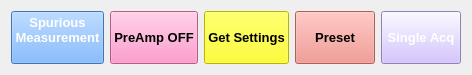
  <widget class="QWidget" name="layoutWidget">
   <property name="geometry">
    <rect>
     <x>120</x>
     <y>620</y>
     <width>449</width>
     <height>58</height>
    </rect>
   </property>
   <layout class="QGridLayout" name="gridLayout_19">
    <item row="0" column="0">
     <widget class="QPushButton" name="PB_Spuros_Meas">
      <property name="font">
       <font>
        <family>Arial</family>
        <pointsize>10</pointsize>
        <weight>75</weight>
        <bold>true</bold>
       </font>
      </property>
      <property name="styleSheet">
       <string notr="true">background-color: rgb(94, 164, 255);
color: rgb(255, 255, 255);</string>
      </property>
      <property name="text">
       <string>Spurious
Measurement
</string>
      </property>
     </widget>
    </item>
    <item row="0" column="1">
     <widget class="QPushButton" name="PB_PreAmp_Off">
      <property name="maximumSize">
       <size>
        <width>94</width>
        <height>56</height>
       </size>
      </property>
      <property name="font">
       <font>
        <family>Arial</family>
        <pointsize>10</pointsize>
        <weight>75</weight>
        <bold>true</bold>
       </font>
      </property>
      <property name="styleSheet">
       <string notr="true">background-color: rgb(255, 128, 190);
</string>
      </property>
      <property name="text">
       <string>PreAmp OFF</string>
      </property>
     </widget>
    </item>
    <item row="0" column="2">
     <widget class="QPushButton" name="PB_Settings">
      <property name="maximumSize">
       <size>
        <width>94</width>
        <height>56</height>
       </size>
      </property>
      <property name="font">
       <font>
        <family>Arial</family>
        <pointsize>10</pointsize>
        <weight>75</weight>
        <bold>true</bold>
       </font>
      </property>
      <property name="styleSheet">
       <string notr="true">background-color: rgb(255, 255, 0);</string>
      </property>
      <property name="text">
       <string>Get Settings</string>
      </property>
     </widget>
    </item>
    <item row="0" column="3">
     <widget class="QPushButton" name="PB_Preset">
      <property name="maximumSize">
       <size>
        <width>94</width>
        <height>56</height>
       </size>
      </property>
      <property name="font">
       <font>
        <family>Arial</family>
        <pointsize>10</pointsize>
        <weight>75</weight>
        <bold>true</bold>
       </font>
      </property>
      <property name="styleSheet">
       <string notr="true">background-color: rgb(241, 135, 126);</string>
      </property>
      <property name="text">
       <string>Preset</string>
      </property>
     </widget>
    </item>
    <item row="0" column="4">
     <widget class="QPushButton" name="PB_Single_Acq">
      <property name="maximumSize">
       <size>
        <width>94</width>
        <height>56</height>
       </size>
      </property>
      <property name="font">
       <font>
        <family>Arial</family>
        <pointsize>10</pointsize>
        <weight>75</weight>
        <bold>true</bold>
       </font>
      </property>
      <property name="styleSheet">
       <string notr="true">background-color: rgb(202, 180, 255);
color: rgb(255, 255, 255);</string>
      </property>
      <property name="text">
       <string>Single Acq</string>
      </property>
     </widget>
    </item>
   </layout>
  </widget>
